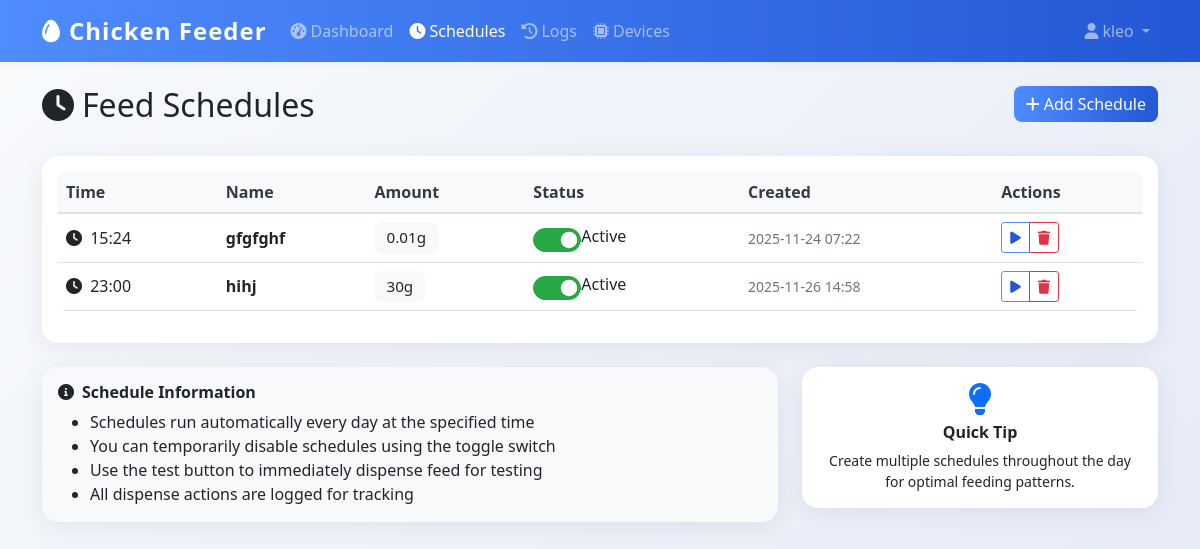
Screenshot of /schedules (signed in) with the database file from the repository.
### models.py (models this page shows)
class User(UserMixin, db.Model):
    id = db.Column(db.Integer, primary_key=True)
    username = db.Column(db.String(80), unique=True, nullable=False)
    email = db.Column(db.String(120), unique=True, nullable=False)
    password_hash = db.Column(db.String(120), nullable=False)
    iot_device_url = db.Column(db.String(255), nullable=True)  # e.g., 'http://192.168.1.100:5000' or 'pi_klei'
    is_admin = db.Column(db.Boolean, default=True)
    created_at = db.Column(db.DateTime, default=datetime.utcnow)

class FeedSchedule(db.Model):
    id = db.Column(db.Integer, primary_key=True)
    name = db.Column(db.String(100), nullable=False)
    feed_time = db.Column(db.Time, nullable=False)
    amount_grams = db.Column(db.Integer, nullable=False)
    is_active = db.Column(db.Boolean, default=True)
    created_by = db.Column(db.Integer, db.ForeignKey('user.id'), nullable=False)
    created_at = db.Column(db.DateTime, default=datetime.utcnow)
    user = db.relationship('User', backref=db.backref('schedules', lazy=True))

### app.py (the view)
@app.route('/schedules')
@login_required
def schedules():
    schedules = FeedSchedule.query.filter_by(created_by=current_user.id).order_by(FeedSchedule.feed_time).all()
    return render_template('schedules.html', schedules=schedules)

### app.py (called while the page is built)
@login_manager.user_loader
def load_user(user_id):
    return db.session.get(User, int(user_id))

@app.context_processor
def inject_datetime():
    return {'datetime': datetime}

### templates/schedules.html (shortened to what this page needs)
{% extends "base.html" %}
{% block content %}
<div class="row mb-4">
    <div class="col">
        <h1 class="h2">
            <i class="fas fa-clock me-2"></i>Feed Schedules
        </h1>
    </div>
    <div class="col-auto">
        <a href="{{ url_for('add_schedule') }}" class="btn btn-primary">
            <i class="fas fa-plus me-1"></i>Add Schedule
        </a>
    </div>
</div>
<div class="card">
    <div class="card-body">
        {% if schedules %}
        <div class="table-responsive">
            <table class="table table-hover">
                <thead>
                    <tr>
                        <th>Time</th>
                        <th>Name</th>
                        <th>Amount</th>
                        <th>Status</th>
                        <th>Created</th>
                        <th>Actions</th>
                    </tr>
                </thead>
                <tbody>
                    {% for schedule in schedules %}
                    <tr id="schedule-{{ schedule.id }}">
                        <td>
                            <i class="fas fa-clock me-1"></i>
                            {{ schedule.feed_time.strftime('%H:%M') }}
                        </td>
                        <td>
                            <strong>{{ schedule.name }}</strong>
                        </td>
                        <td>
                            <span class="badge bg-light text-dark">{{ schedule.amount_grams }}g</span>
                        </td>
                        <td>
                            <div class="form-check form-switch">
                                <input class="form-check-input" type="checkbox"
                                       id="toggle-{{ schedule.id }}"
                                       {% if schedule.is_active %}checked{% endif %}
                                       onchange="toggleSchedule({{ schedule.id }})">
                                <label class="form-check-label" for="toggle-{{ schedule.id }}">
                                    <span id="status-text-{{ schedule.id }}">
                                        {% if schedule.is_active %}Active{% else %}Inactive{% endif %}
                                    </span>
                                </label>
                            </div>
                        </td>
                        <td>
                            <small class="text-muted">
                                {{ schedule.created_at.strftime('%Y-%m-%d %H:%M') }}
                            </small>
                        </td>
                        <td>
                            <div class="btn-group btn-group-sm">
                                <button class="btn btn-outline-primary"
                                        onclick="testSchedule({{ schedule.id }}, {{ schedule.amount_grams }})"
                                        title="Test this schedule">
                                    <i class="fas fa-play"></i>
                                </button>
                                <button class="btn btn-outline-danger"
                                        onclick="deleteSchedule({{ schedule.id }}, '{{ schedule.name }}')"
                                        title="Delete schedule">
                                    <i class="fas fa-trash"></i>
                                </button>
                            </div>
                        </td>
                    </tr>
                    {% endfor %}
                </tbody>
            </table>
        </div>
        {% endif %}
    </div>
</div>
<div class="row mt-4">
    <div class="col-lg-8">
        <div class="card bg-light">
            <div class="card-body">
                <h6 class="card-title">
                    <i class="fas fa-info-circle me-2"></i>Schedule Information
                </h6>
                <ul class="mb-0">
                    <li>Schedules run automatically every day at the specified time</li>
                    <li>You can temporarily disable schedules using the toggle switch</li>
                    <li>Use the test button to immediately dispense feed for testing</li>
                    <li>All dispense actions are logged for tracking</li>
                </ul>
            </div>
        </div>
    </div>
    <div class="col-lg-4">
        <div class="card border-primary">
            <div class="card-body text-center">
                <i class="fas fa-lightbulb fa-2x text-primary mb-2"></i>
                <h6 class="card-title">Quick Tip</h6>
                <p class="card-text small">
                    Create multiple schedules throughout the day for optimal feeding patterns.
                </p>
            </div>
        </div>
    </div>
</div>
{% endblock %}

### templates/base.html (shortened to what this page needs)
<!DOCTYPE html>
<html lang="en">
<head>
    <link href="https://cdn.jsdelivr.net/npm/bootstrap@5.1.3/dist/css/bootstrap.min.css" rel="stylesheet">
    <link href="https://cdnjs.cloudflare.com/ajax/libs/font-awesome/6.0.0/css/all.min.css" rel="stylesheet">
    <link href="{{ url_for('static', filename='css/style.css') }}" rel="stylesheet">
</head>
<body>
    {% if current_user.is_authenticated %}
    <nav class="navbar navbar-expand-lg navbar-dark bg-primary">
        <div class="container">
            <a class="navbar-brand" href="{{ url_for('dashboard') }}">
                <i class="fas fa-egg me-2"></i>Chicken Feeder
            </a>
            <div class="collapse navbar-collapse" id="navbarNav">
                <ul class="navbar-nav me-auto">
                    <li class="nav-item">
                        <a class="nav-link {% if request.endpoint == 'dashboard' %}active{% endif %}"
                           href="{{ url_for('dashboard') }}">
                            <i class="fas fa-tachometer-alt me-1"></i>Dashboard
                        </a>
                    </li>
                    <li class="nav-item">
                        <a class="nav-link {% if request.endpoint in ['schedules', 'add_schedule'] %}active{% endif %}"
                           href="{{ url_for('schedules') }}">
                            <i class="fas fa-clock me-1"></i>Schedules
                        </a>
                    </li>
                    <li class="nav-item">
                        <a class="nav-link {% if request.endpoint == 'logs' %}active{% endif %}"
                           href="{{ url_for('logs') }}">
                            <i class="fas fa-history me-1"></i>Logs
                        </a>
                    </li>
                    <li class="nav-item">
                        <a class="nav-link {% if request.endpoint in ['devices', 'add_device'] %}active{% endif %}"
                           href="{{ url_for('devices') }}">
                            <i class="fas fa-microchip me-1"></i>Devices
                        </a>
                    </li>
                </ul>
                <ul class="navbar-nav">
                    <li class="nav-item dropdown">
                        <a class="nav-link dropdown-toggle" href="#" id="navbarDropdown" role="button"
                           data-bs-toggle="dropdown">
                            <i class="fas fa-user me-1"></i>{{ current_user.username }}
                        </a>
                    </li>
                </ul>
            </div>
        </div>
    </nav>
    {% endif %}
    <main class="container mt-4 mb-5">
        {% block content %}{% endblock %}
    </main>
</body>
</html>

### static/css/style.css (style rules this page uses)
:root { --primary-color: #2c5f2d; --secondary-color: #97bc62; --success-color: #28a745; --danger-color: #dc3545; --warning-color: #ffc107; --info-color: #17a2b8; --light-color: #f8f9fa; --dark-color: #343a40; }
body { font-family: 'Segoe UI', Tahoma, Geneva, Verdana, sans-serif; background-color: #f5f7fa; }
.navbar-brand { font-weight: bold; font-size: 1.5rem; }
.navbar-nav .nav-link { font-weight: 500; transition: all 0.2s ease; }
.card { border: none; border-radius: 12px; box-shadow: 0 2px 10px rgba(0,0,0,0.08); transition: all 0.3s ease; }
.btn { border-radius: 8px; font-weight: 500; transition: all 0.2s ease; }
.btn-primary { background: linear-gradient(135deg, var(--primary-color) 0%, var(--secondary-color) 100%); border: none; }
.table { border-radius: 8px; overflow: hidden; }
.table thead th { background-color: #f8f9fa; border-bottom: 2px solid #dee2e6; font-weight: 600; color: var(--dark-color); }
.badge { border-radius: 20px; font-size: 0.75rem; font-weight: 500; padding: 0.5rem 0.75rem; }
.form-switch .form-check-input { width: 3rem; height: 1.5rem; border-radius: 3rem; }
.form-switch .form-check-input:checked { background-color: var(--success-color); border-color: var(--success-color); }

### templates/base.html (style rules this page uses)
body { background: linear-gradient(135deg, #f8fafc 0%, #e3e9f7 100%); min-height: 100vh; }
.navbar { box-shadow: 0 2px 8px rgba(0,0,0,0.04); }
.card { border-radius: 1rem; box-shadow: 0 4px 24px rgba(0,0,0,0.07); }
.btn-primary, .bg-primary { background: linear-gradient(90deg, #4f8cff 0%, #2357d5 100%) !important; border: none; }
.btn-outline-primary { border-color: #4f8cff !important; color: #2357d5 !important; }
.card-title, h1, h2, h3, h4, h5, h6 { font-family: 'Segoe UI', 'Roboto', 'Arial', sans-serif; font-weight: 600; }
.badge { font-size: 0.95em; border-radius: 0.5em; }
.table th, .table td { vertical-align: middle !important; }
.navbar-brand { font-weight: bold; letter-spacing: 1px; }

### rows the page displays
User: username "kleo"
FeedSchedule: feed_time "15:24", name "gfgfghf", amount_grams "0.01", is_active "☑", shows "Active", created_at "2025-11-24 07:22"
FeedSchedule: feed_time "23:00", name "hihj", amount_grams "30", is_active "☑", shows "Active", created_at "2025-11-26 14:58"
